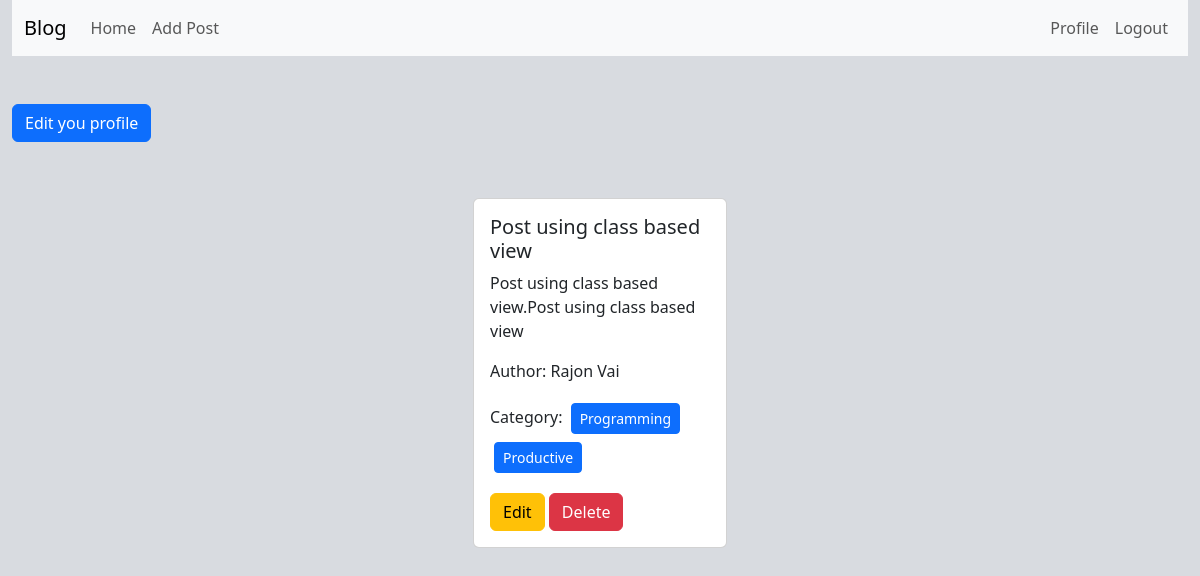
The app's page /author/profile/ (signed in) with its own data.
### posts/models.py (models this page shows, shortened)
class Post(models.Model):
    title= models.CharField(max_length=50)
    content = models.TextField()
    category = models.ManyToManyField(Category) #ekta post multiple category te thakte pare abar ekta categoryte multiple post thakte pare
    author = models.ForeignKey(User, on_delete=models.CASCADE)
    image = models.ImageField(upload_to='uploads/', blank= True, null=True)

### categories/models.py (models this page shows, shortened)
class Category(models.Model):
    name= models.CharField(max_length=100)
    slug = models.SlugField(max_length=100, unique=True, null = True, blank=True)

### author/views.py (the view)
# urls.py: path('profile/', views.profile, name='profile'),
@login_required
def profile(request):
    data = Post.objects.filter(author = request.user)
    return render(request, 'profile.html', {'data':data})

### author/templates/profile.html
{% extends 'base.html' %}
{% load crispy_forms_tags %}
{% block content %}
<div>
    <a class="btn btn-primary mt-5" href={% url 'edit_profile' %}>Edit you profile</a>
</div>
<div class="d-flex flex-wrap justify-content-center px-5 pt-5">
    {% for post in data %}
    <div class="col-sm-3">
        <div class="card m-2">
          <div class="card-body">
            <h5 class="card-title">{{post.title}}</h5>
            <p class="card-text">
                {{post.content | slice:"100"}}
            </p>
            <p>Author: {{post.author.first_name}} {{post.author.last_name}}</p>
            <p>Category:
                {% for cat in post.category.all %}
                <button class='btn btn-primary btn-sm m-1'>
                    {{cat.name}}
                </button>
                {% endfor %}
            </p>
            <a href={% url 'edit_post' post.id %} class="btn btn-warning">Edit</a>
            <a href={% url 'delete_post' post.id %} class="btn btn-danger">Delete</a>
          </div>
        </div>
      </div>
    {% endfor %}
  </div>
{% endblock %}

### records on screen
Post: title "Post using class based view", content "Post using class based view.Post using class based view", author.first_name "Rajon", author.last_name "Vai"
Category: name "Programming"
Category: name "Productive"
